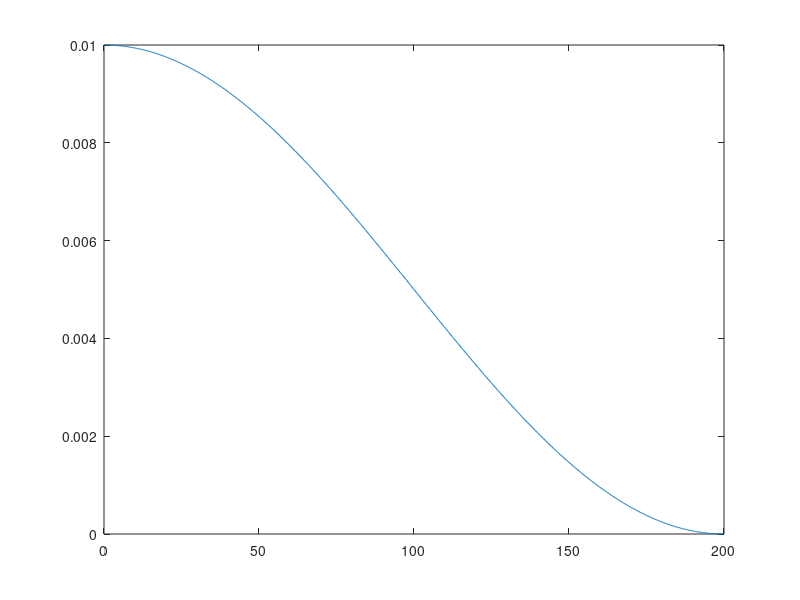

Here is the MATLAB script that generated this plot:
% x=linspace(0,2*pi,100);
% plot(x,sin(x),x,2*sin(x),x,3*sin(x));
% uniform = [24.54,29.28,32.77,53.72];
% seqdpp = [24.87,29.76,33.52,48.43];
% reseqdpp = [26.98,32.09,35.94,48.93];
% redseqdpp = [27.75,33.45,36.72,49.41];
% seqdpp_5 = [24.67,29.36,33.22,48.23];
% seqdpp_12 = [24.03,29.46,32.97,48.08];
% dpplstm = [18.54,22.92,26.15,47.02];
% x = [8,12,16,20];
% strain_image = plot(x,redseqdpp,'ks-',x,reseqdpp,'b>-',x,seqdpp_5,'m+:',x,seqdpp,'ro--',x,seqdpp_12,'gd--',x,uniform,'cx-.',x,dpplstm,'k*:');
% ylabel('F-measure (%)');
% legend('DySeqDPP','Reinforce SeqDPP','SeqDPP (5-shot segment)','SeqDPP (10-shot segment)','SeqDPP (12-shot segment)','Uniform','dppLSTM');
% 
% set(gca,'XTick',[8:4:20]);
% set(gca, 'XTicklabel',{'K=8','K=12','K=16','K=\infty'}); 
% axis tight;
%set (gcf,'Position',[0,0,500,500]);
% saveas(gca,'matcurvenospace.bmp','bmp');

% k = 0.1:0.1:1;
b = [0.01,0.05,0.2,0.008,0.2,0.1,0.02,0.01,0.1,0.008];
% % 0.5*b.*(1+cos(k*pi))
% plot(k*200,0.5*b.*(1+cos(k*pi)))

x=linspace(0.001,1,1000);
ceil(x/0.1);
b2 = b(ceil(x/0.1));
plot(x*200,0.5*0.01.*(1+cos(x*pi)));
% b2 = b[ceil(x/0.1)];
% b2
